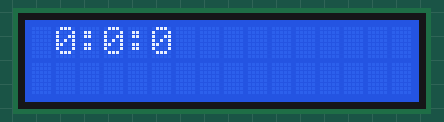
Recording of a sketch running on a simulated Arduino Uno, built with avr-gcc and run on an emulated ATmega328P. Shown: 16×2 character LCD.

Above: at 0.1 s.
At 4.1 s:
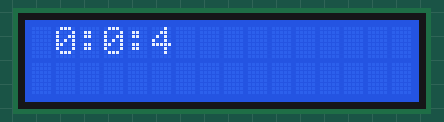
At 9.1 s:
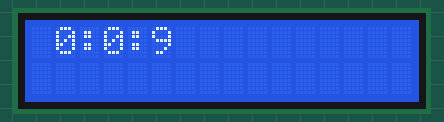
At 19.2 s:
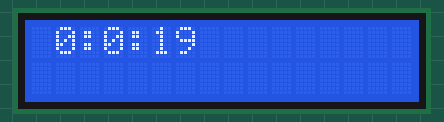
At 28.2 s:
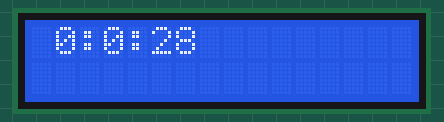
At 38.2 s:
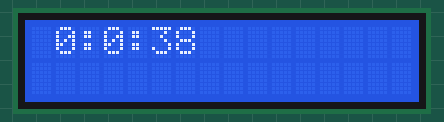

Measured:
- what the display in image 1 shows lasts 1.0 s, from 4.1 s to 5.1 s

The sketch:

clock_format_display_on_LCD.ino
```cpp
#include<LiquidCrystal.h> //lihhrary of lcd
int rs=2;
int en=3;
int dh4=4,dh5=5,dh6=6,dh7=7;
LiquidCrystal a(rs,en,dh4,dh5,dh6,dh7);//variahle to access lcd
int h;//h stand for hour
int m;//m stand for minute
int s;//s stand for second
void setup()
{
  // put your setup code here, to run once:
  a.begin(16,2);
}

void loop()
{
  // put your main code here, to run repeatedly:
  for(h=0;h<12;h++)//loop for hour
  {
    for(m=0;m<60;m++)//loop for minute
    {
      for(s=0;s<60;s++)//loop for sec
      {
        a.setCursor(1,0);
        a.print(h);
        a.print(":");
        a.print(m);
        a.print(":");
        a.print(s);
        delay(1000);
        a.clear();
      }
    }
  }
}
```
